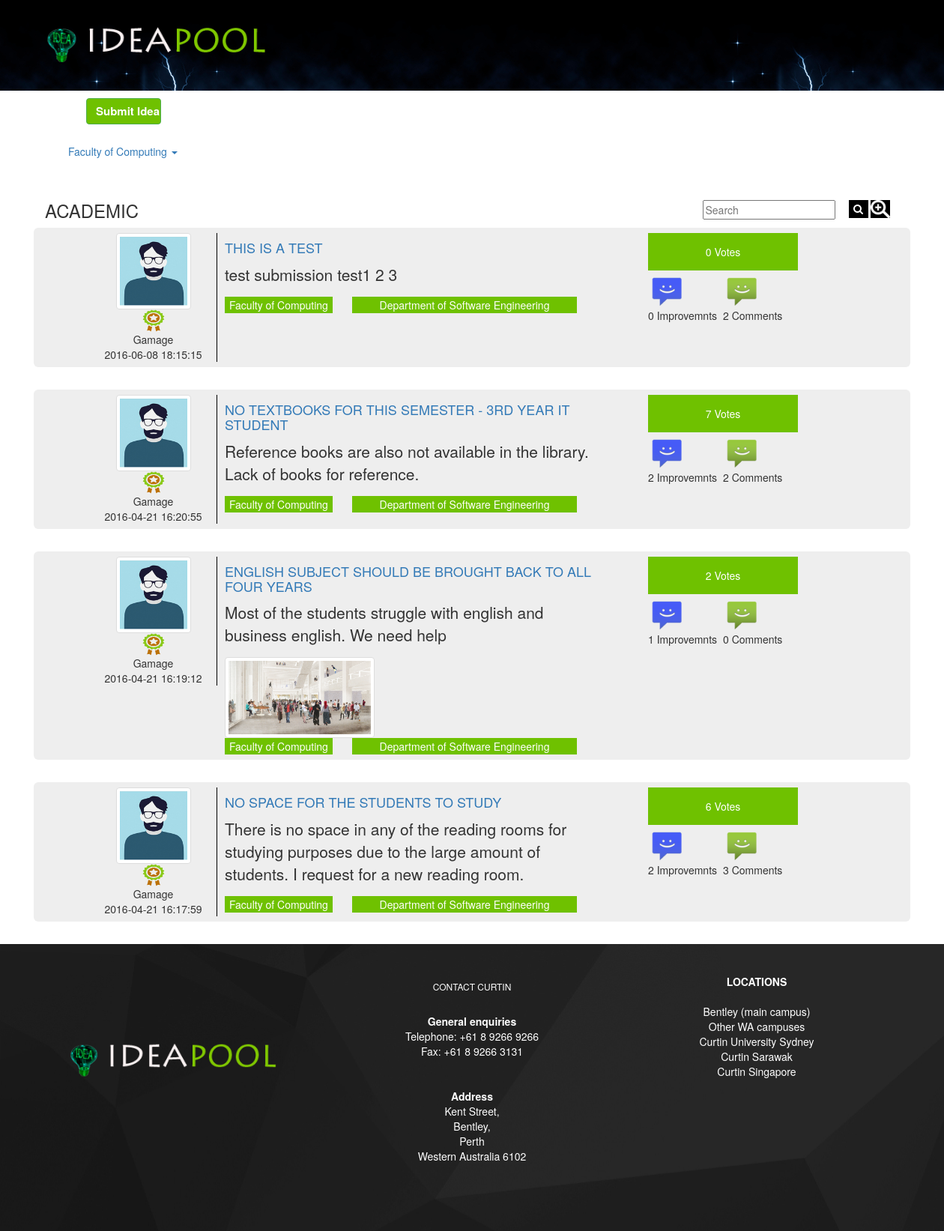
The app's page /view4.php with its own data.
### tables this page shows
CREATE TABLE IF NOT EXISTS `post` (
  `postId` varchar(10) NOT NULL,
  `userId` int(11) NOT NULL,
  `dateTime` datetime NOT NULL DEFAULT CURRENT_TIMESTAMP,
  `faculty` varchar(250) NOT NULL,
  `department` varchar(250) NOT NULL,
  `category` varchar(100) NOT NULL,
  `title` varchar(300) NOT NULL,
  `content` varchar(1000) NOT NULL,
  `views` int(100) NOT NULL DEFAULT '0',
  `date` date NOT NULL DEFAULT '2016-04-14',
  `files` varchar(100) NOT NULL,
  `monthOf` int(11) NOT NULL,
  PRIMARY KEY (`postId`)
);

CREATE TABLE IF NOT EXISTS `register` (
  `id` int(11) NOT NULL AUTO_INCREMENT,
  `fname` varchar(45) NOT NULL,
  `lname` varchar(45) NOT NULL,
  `address` varchar(45) NOT NULL,
  `contact` int(11) NOT NULL,
  `gender` varchar(45) NOT NULL,
  `emil` varchar(45) NOT NULL,
  `category` varchar(45) NOT NULL,
  `universityID` varchar(45) NOT NULL,
  `Image` varchar(45) NOT NULL,
  `status` varchar(45) NOT NULL DEFAULT 'pending',
  `username` varchar(45) NOT NULL,
  `password` varchar(45) NOT NULL,
  `reward` int(10) NOT NULL DEFAULT '0',
  `reward2` int(10) NOT NULL DEFAULT '0',
  `reward3` int(10) NOT NULL DEFAULT '0',
  `rewardcount` int(255) NOT NULL,
  PRIMARY KEY (`id`)
);

CREATE TABLE IF NOT EXISTS `reward` (
  `id` int(20) NOT NULL AUTO_INCREMENT,
  `name` varchar(255) NOT NULL,
  `level` int(20) NOT NULL,
  `img` varchar(255) NOT NULL,
  `postcount` int(20) NOT NULL,
  `type` varchar(255) NOT NULL,
  `description` varchar(255) NOT NULL,
  PRIMARY KEY (`id`)
);

### view4.php (the view, shortened to what this page needs)
<!DOCTYPE html PUBLIC "-//W3C//DTD XHTML 1.0 Transitional//EN" "http://www.w3.org/TR/xhtml1/DTD/xhtml1-transitional.dtd">
<html xmlns="http://www.w3.org/1999/xhtml">
<head>
   <link rel="stylesheet" href="css/bootstrap.min.css"></link>
 <link rel="stylesheet" href="css/ideacss.css" />
 <link rel="stylesheet" href="https://maxcdn.bootstrapcdn.com/font-awesome/4.5.0/css/font-awesome.min.css"/>
</head>
<body>
 <?php
    include('header.php');
 ?>
 <div class="container" style="margin-left:80px;">
  <a href="postSubmission.php" class="btn btn-success button_design">Submit Idea</a>
</div>
 <div class="container">
          <nav class="navbar navbar">
             <div class="container-fluid">
                  <ul class="nav navbar-nav">
                       <li class="dropdown">
                           <a class="dropdown-toggle in active" data-toggle="dropdown" href="#">Faculty of Computing
                            <span class="caret"></span></a>
                        </li>
                     </ul>
                </div>
           </nav>
 </div>
 <div class="container">
  <div class="row">
                    <div class="col-md-2">
                             <h3>ACADEMIC</h3>
                    </div>
                    <div class="col-md-2">
                    </div>
                    <div class="col-md-3">
                    </div>
                    <div class="col-md-2">
                    </div>
                    <div class="col-md-3">
                           <div class="row searchgroup">
                                    <form method="post">
                              <div class="col-md-8 search_col">
                                     <input type="text" class="search_text" placeholder="Search" name="searchkey3"/>
                             </div>
                             <div class="col-md-4">
                                     <button class="search_btn" >
                                             <i class="fa fa-search"></i>
                                     </button>
                                    <a href="advanced.php" data-toggle="tooltip" data-placement="bottom" title="Advanced Search"> <img src="images/advsearch.png" class="advsearch" height="24px" width="26px"
                                     /></a>
                            </div>
                                  </form>
                          </div>
       </div>
      </div>
       <div class="row">
     <?php
	 	if(isset($_POST["searchkey3"]))
		{
			$s= $_POST["searchkey3"];
			$where = "WHERE  category='Academic' and faculty='Faculty of Computing' and title like '%$s%'";
		}
		else
		{
			$where ="WHERE  category='Academic' and faculty='Faculty of Computing'";
		}
	  $sql="select * from post ".$where." order by dateTime desc";
	  include("database_connect.php");
	  $result=mysqli_query($con,$sql);
	  while($row = mysqli_fetch_array($result))
	  {
   ?>
     <div class="jumbotron viewblock">
       <div class="container">
           <div class="col-md-2 leftcolomn">
            <?php
		     $userid=$row['userId'];
             $sql5="SELECT * from register where id=$userid";
	        $result5=mysqli_query($con,$sql5);
	       if(mysqli_num_rows($result5)==0)
			   {
				    $photo="images/user2.jpg";
				   $GLOBALS["name"]='user';
			    }
			else{
	         while($row5 = mysqli_fetch_array($result5))
	         {
				   $photo=$row5["Image"];
             $reward=$row5["reward"];
			 }
             ?>
                   <?php
	               }
	             ?>
                 <div class="row">
                <img src=<?= $photo ?> width="100" height="100" class="img img-thumbnail"/>
                 </div>
                   <div class="row">
                    <?php
                      $rewardimg=NULL;
                      $sql6="select img,name from reward where level='$reward' and type='submission'";
                      $result6=mysqli_query($con,$sql6);
                        while($row6 = mysqli_fetch_array($result6))
                        {
                          $rewardimg=$row6["img"];
                          $title=$row6["name"];
                        }
                           if($rewardimg!=NULL)
                         {
                      ?>
                     <img src=<?= $rewardimg ?> width="40" height="30" data-toggle="tooltip" data-placement="bottom" title=<?=$title?> />
                     <?php
                      }
                     ?>
                 </div>
                 <div class="row">
                 <?php echo $GLOBALS["name"]?>
                 </div>
                 <div class="row">
                 <?= $row["dateTime"]?>
                 </div>
           </div>
           <div class="col-md-6 middlecolomn">
               <div class="row title">
               <h4><a href="viewidea.php?id=<?=$row["postId"]?>&comt=0"><?= $row["title"]?></a></h4>
               </div>
               <div class="row content">
               <p> <?php echo $row["content"]; ?></p>
               </div>
               <div class="row">
               <?php
               $img=$row["files"];
                    if(file_exists($img)&&strcmp($img,"images/")!=0)
                  {
                      ?>
               <img src=<?= $row["files"]?> width="200" height="150" class="img img-thumbnail"/>
                <?php
                }
               ?>
               </div>
                <div class="row">
                  <div class="col-md-4 departments">
                   <button class="submitidea2"><?php echo $row["faculty"]; ?></button>
                  </div>
                  <div class="col-md-8 departments">
                   <button class="submitidea3"><?php echo $row["department"]; ?></button>
                  </div>
               </div>
            </div>
            <div class="col-md-2 rightcolomn">
            <?php
            $id=$row["postId"];
            $sql2="select COUNT(*) AS votes from votes where submissionId='$id'";
	          include("database_connect.php");
	  	      $result2=mysqli_query($con,$sql2);
	          while($row2= mysqli_fetch_array($result2))
	          {
              ?>
                  <div class="row">
                 <button class="submitidea"><?php echo $row2["votes"] ?> Votes</button>
                </div>
                 <?php
	               }
	             ?>
                    <div class="row">
                          <?php $sql3="select COUNT(*) AS imp from comment where submissionId='$id' and commentType='Improvement'";
	                       include("database_connect.php");
	  	                   $result3=mysqli_query($con,$sql3);
	                       while($row3= mysqli_fetch_array($result3))
	                       {
                           ?>
                  <div class="col-md-6 iconcolomn">
                    <div class="image">
                    <img src="images/Android-Messages - Copy.png" width="50" height="50" class="img-responsive"/><?php echo $row3["imp"] ?> Improvemnts
                          </div>
						  <?php
	                       }
	                      ?>
                  </div>
                   <div class="col-md-6 iconcolomn">
                     <?php $sql4="select COUNT(*) AS cmt from comment where submissionId='$id' and commentType='Comment'";
	                       include("database_connect.php");
	  	                   $result4=mysqli_query($con,$sql4);
	                       while($row4= mysqli_fetch_array($result4))
	                       {
                           ?>
                              <div class="image">
                    <img src="images/Android-Messages.png" width="50" height="50" class="img-responsive" /><?php echo $row4["cmt"] ?> Comments
                        </div>
                         <?php
	                       }
	                      ?>
                   </div>
               </div>
            </div>
         </div>
      </div>
     <?php
	  }
	 ?>
     </div>
   </div>
   <?php
    include('footer.php');
   ?>
</body>
</html>

### css/ideacss.css (style rules this page uses)
.submitidea { background-color:#6fc100; height:50px; width:200px; border:none; color:#FFF; }
.btn-success { background-color:#6fc100; height:35px; width:100px; font-weight:bolder; font-size:15px; }
.title { color:#6fc100; text-transform:uppercase; }
.viewblock { padding:.5em; padding-left:2em; }
.leftcolomn { text-align:center; margin-right:10px; border-right:1px solid black; }
.rightcolomn { padding:0; margin-left:5em; }
.iconcolomn { padding:0; }
.search_btn { background-color:black; color:white; border:none; height:24px; width:26px; margin-top:2px; }
.searchgroup { padding-top:1.2em; }
.search_col { padding-top:2px; }
.departments { padding:0px; }
.submitidea2 { background-color:#6fc100; border:none; color:#FFF; }
.submitidea3 { background-color:#6fc100; width:300px; border:none; color:#FFF; }
.advsearch { background-color:#000; margin-bottom:3px; }
.button_design { margin:10px; margin-left:20px; }

### records on screen
post: register.Image (picture), reward.img (picture), name "Gamage", dateTime "2016-06-08 18:15:15", title "THIS IS A TEST", content "test submission test1 2 3", faculty "Faculty of Computing", department "Department of Software Engineering", votes "0", imp "0", cmt "2"
post: register.Image (picture), reward.img (picture), name "Gamage", dateTime "2016-04-21 16:20:55", title "NO TEXTBOOKS FOR THIS SEMESTER - 3RD YEAR IT STUDENT", content "Reference books are also not available in the library. Lack of books for reference.", faculty "Faculty of Computing", department "Department of Software Engineering", votes "7", imp "2", cmt "2"
post: register.Image (picture), reward.img (picture), name "Gamage", dateTime "2016-04-21 16:19:12", title "ENGLISH SUBJECT SHOULD BE BROUGHT BACK TO ALL FOUR YEARS", content "Most of the students struggle with english and business english. We need help", files (picture), faculty "Faculty of Computing", department "Department of Software Engineering", votes "2", imp "1", cmt "0"
post: register.Image (picture), reward.img (picture), name "Gamage", dateTime "2016-04-21 16:17:59", title "NO SPACE FOR THE STUDENTS TO STUDY", content "There is no space in any of the reading rooms for studying purposes due to the large amount of students. I request for a new reading room.", faculty "Faculty of Computing", department "Department of Software Engineering", votes "6", imp "2", cmt "3"
